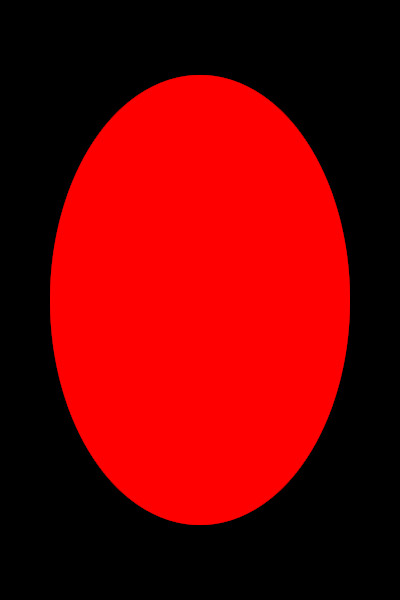
#> input picture images/Rock.jpg, 400 x 600 px
$ python dominant_colour.py
#> lines starting #> are read from the running program, lines starting #| are printed output that depends on the picture; after the words box and inside, x2 and y2 are one past the last pixel; in counts of white or black regions, pixels touching at a corner belong together
import cv2
import numpy as np
import math

def get_color_name(hsv_color):
    """Lookup array for color ranges."""
    h, s, v = hsv_color
    if v < 40: return "Black"
    if s < 40: return "White" if v > 200 else "Gray"

    # (Lower_Hue, Upper_Hue, Color_Name)
    color_ranges = [
        (0, 10, "Red"), (11, 25, "Orange"), (26, 35, "Yellow"),
        (36, 85, "Green"), (86, 130, "Blue"), (131, 155, "Violet"),
        (156, 170, "Pink"), (171, 180, "Red")
    ]

    for lower, upper, name in color_ranges:
        if lower <= h <= upper:
            return name
    return "Unknown"

def process_scene(image_path):
#> called with image_path = 'images/Rock.jpg'
    img = cv2.imread(image_path)
#> img is the input picture: shape (600, 400, 3); mean B, G, R 0.1, 0.1, 112.5
    if img is None: return

    # 1. Preprocessing for Shape Detection
    gray = cv2.cvtColor(img, cv2.COLOR_BGR2GRAY)
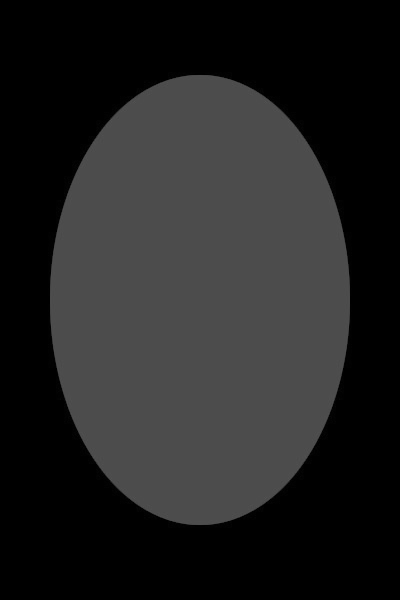
#> gray: shape (600, 400); min 0, max 84, mean 33.7
    blur = cv2.GaussianBlur(gray, (5, 5), 0)
    thresh = cv2.threshold(blur, 127, 255, cv2.THRESH_BINARY_INV)[1]
#> thresh: shape (600, 400); every value is 255

    contours, _ = cv2.findContours(thresh, cv2.RETR_EXTERNAL, cv2.CHAIN_APPROX_SIMPLE)
#> contours = [[[0, 0], [0, 599], [399, 599], [399, 0]]]
    if not contours: return

    # 2. Isolate the Largest Contour
    cnt = max(contours, key=cv2.contourArea)
#> cnt = [[0, 0], [0, 599], [399, 599], [399, 0]]
    area = cv2.contourArea(cnt)
#> area = 239001
    perimeter = cv2.arcLength(cnt, True)
#> perimeter = 1996

    # --- SHAPE ANALYSIS ---
    approx = cv2.approxPolyDP(cnt, 0.02 * perimeter, True)
#> approx = [[0, 0], [0, 599], [399, 599], [399, 0]]
    hull = cv2.convexHull(cnt, returnPoints=False)
#> hull = [3, 2, 1, 0]
    defects = cv2.convexityDefects(cnt, hull)

    shape_label = "Unknown Shape"
    defect_count = 0
    if defects is not None:
        for i in range(defects.shape[0]):
            if defects[i, 0][3] > 1000: defect_count += 1

    if defect_count >= 4:
        shape_label = "X-Shape"
    elif len(approx) == 4:
        shape_label = "Rectangle"
    elif len(cnt) >= 5:
        _, (w, h), _ = cv2.fitEllipse(cnt)
        ratio = max(w, h) / min(w, h)
        shape_label = "Circle" if ratio <= 1.15 else "Ellipse"

    # --- COLOR ANALYSIS (Focused on the Object Only) ---
    # Create a mask of the largest contour
    mask = np.zeros(gray.shape, np.uint8)
    cv2.drawContours(mask, [cnt], -1, 255, -1)

    # Get pixels belonging only to the object
    object_pixels = img[mask == 255]

    # Use K-Means on the object's pixels to find the dominant color
    pixels = np.float32(object_pixels)
    criteria = (cv2.TERM_CRITERIA_EPS + cv2.TERM_CRITERIA_MAX_ITER, 10, 1.0)
    _, labels, centers = cv2.kmeans(pixels, 1, None, criteria, 10, cv2.KMEANS_RANDOM_CENTERS)
#> centers = [[0.107, 0.0755, 112.5]]

    dominant_bgr = np.uint8(centers[0])
#> dominant_bgr = [0, 0, 112]
    hsv_color = cv2.cvtColor(np.uint8([[dominant_bgr]]), cv2.COLOR_BGR2HSV)[0][0]
#> hsv_color = [0, 255, 112]
    color_label = get_color_name(hsv_color)
#> in get_color_name, `h, s, v = hsv_color`: h = 0; s = 255; v = 112
#> color_label = 'Red'

    # 3. Final Visualization
    full_label = f"{color_label} {shape_label}"
#> full_label = 'Red Rectangle'
    cv2.drawContours(img, [cnt], -1, (0, 255, 0), 3)

    M = cv2.moments(cnt)
#> M = moments, m00 239001, centre m10/m00, m01/m00 = (199.5, 299.5)
    if M["m00"] != 0:
        cX, cY = int(M["m10"]/M["m00"]), int(M["m01"]/M["m00"])
#> cX = 199; cY = 299
        cv2.putText(img, full_label, (cX - 60, cY), cv2.FONT_HERSHEY_SIMPLEX, 0.7, (255, 0, 0), 2)
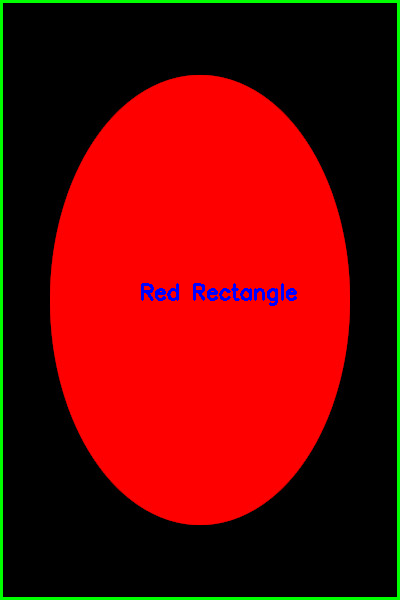
#> img: shape (600, 400, 3); mean B, G, R 1.4, 6.4, 111.2

    cv2.imshow("Object Identified", img)
    cv2.waitKey(0)

process_scene('images/Rock.jpg')

$ run again, with images/PaperBW.jpg copied over images/Rock.jpg
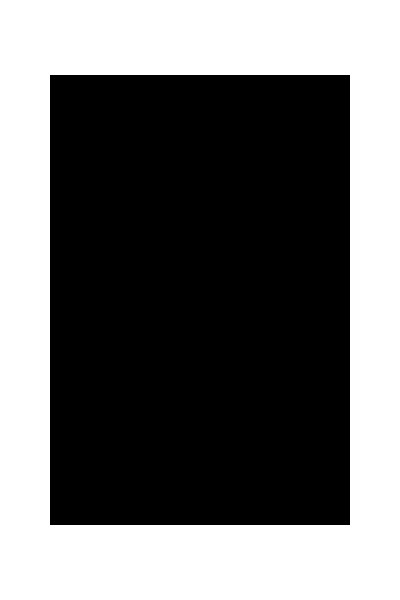
#> input picture images/PaperBW.jpg, 400 x 600 px
#> in process_scene, img is the input picture: shape (600, 400, 3); min 0, max 255, mean 111.6
#> in process_scene, `thresh = cv2.threshold(blur, 127, 255, cv2.THRESH_BINARY_INV)[1]`:
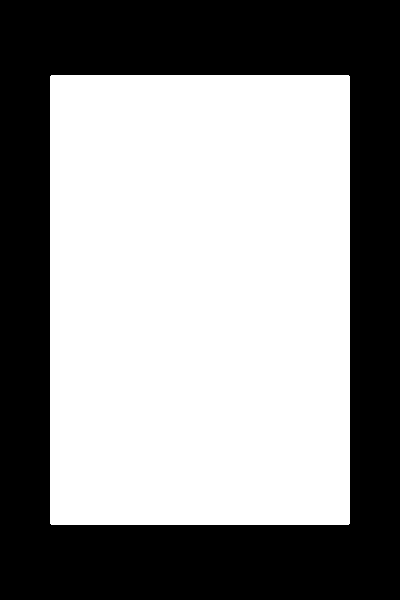
#> thresh: shape (600, 400); 56.2% white; 1 black region, box (x1, y1, x2, y2) and area: (0, 0, 400, 600) 105004
#> contours = 1 item
#> cnt = [[51, 75], [50, 76], [50, 523], [51, 524], [348, 524], [349, 523], [349, 76], [348, 75]]
#> area = 134249
#> perimeter = 1493.7
#> approx = [[51, 75], [50, 523], [348, 524], [349, 76]]
#> hull = [7, 6, 5, 4, 3, 2, 1, 0]
#> centers = [[0.0184, 0.0184, 0.0184]]
#> dominant_bgr = [0, 0, 0]
#> h = 0
#> color_label = 'Black'
#> full_label = 'Black Rectangle'
#> M = moments, m00 134249, centre m10/m00, m01/m00 = (199.5, 299.5)
#> cX = 199; cY = 299
#> in process_scene, `cv2.putText(img, full_label, (cX - 60, cY), cv2.FONT_HERSHEY_SIMPLEX, ..`:
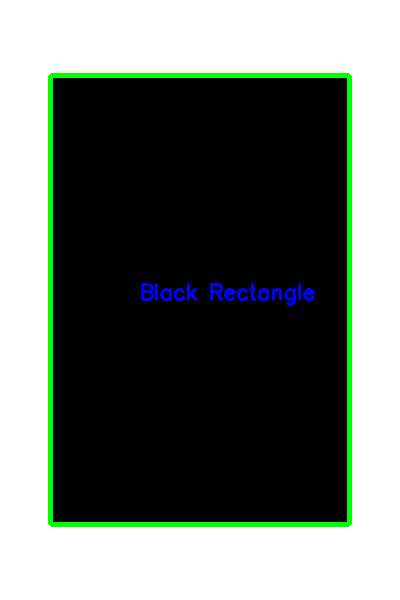
#> img: shape (600, 400, 3); mean B, G, R 109.8, 116.3, 108.4
